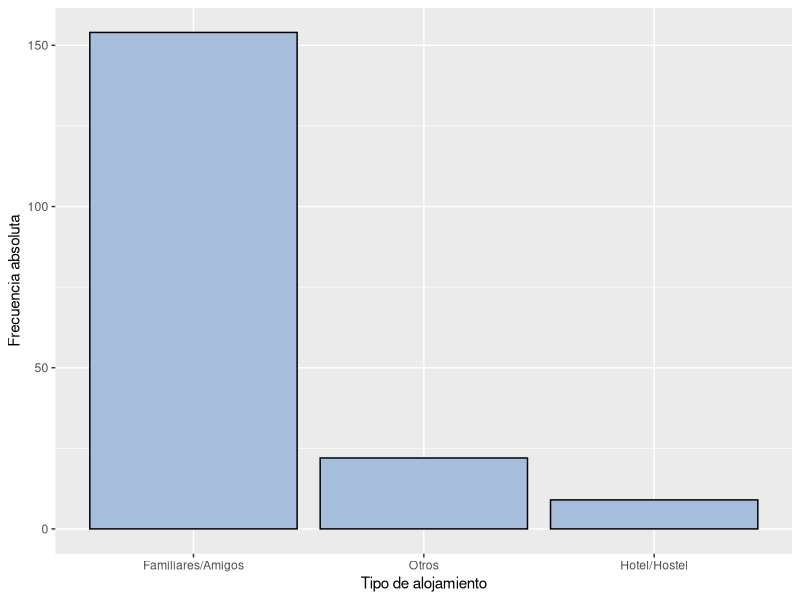
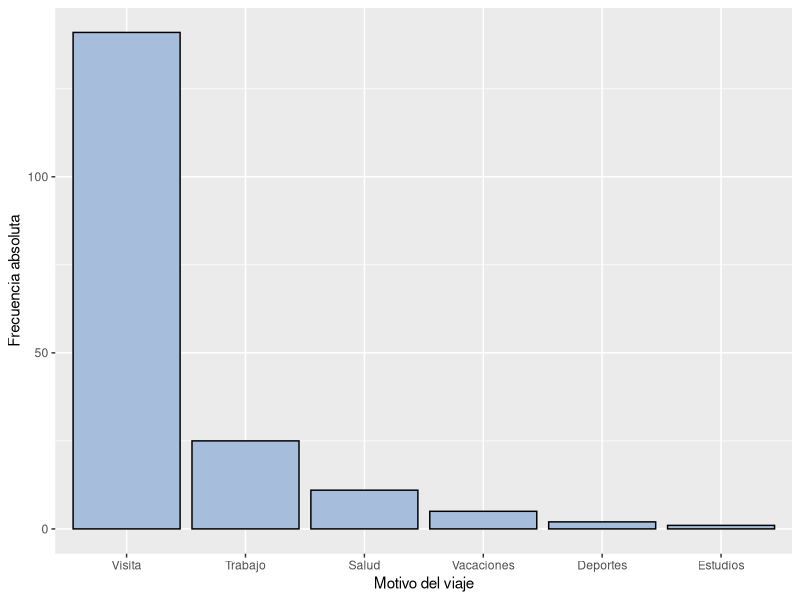
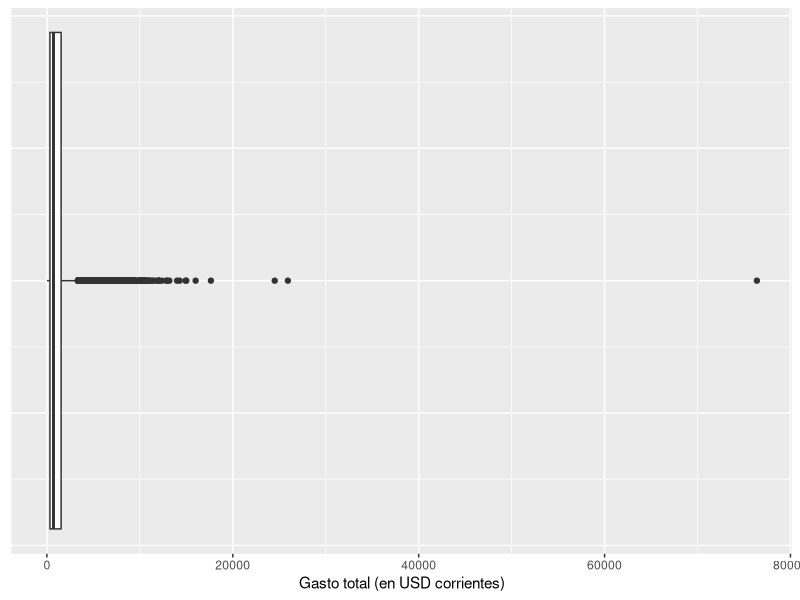
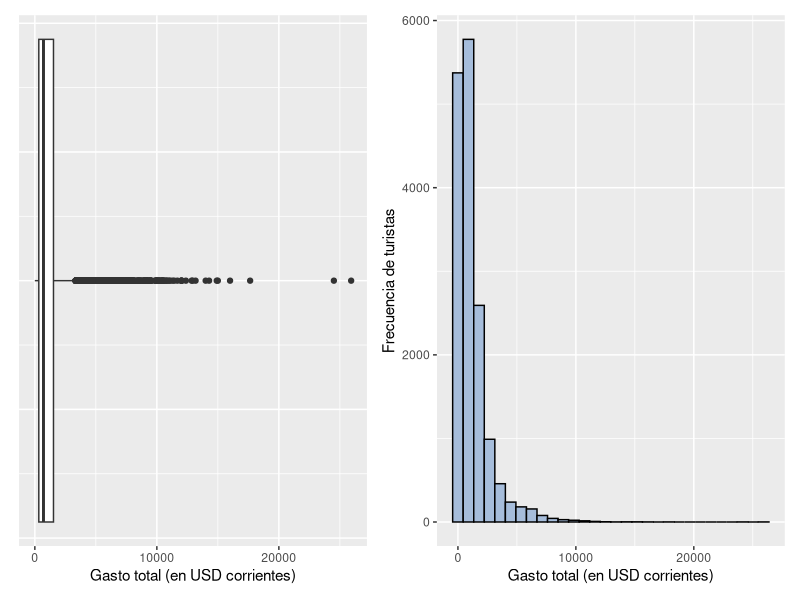
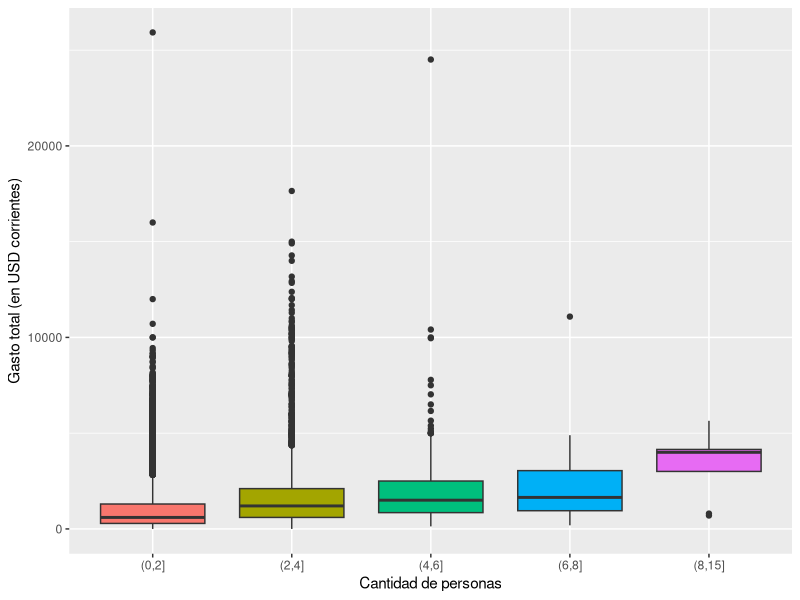
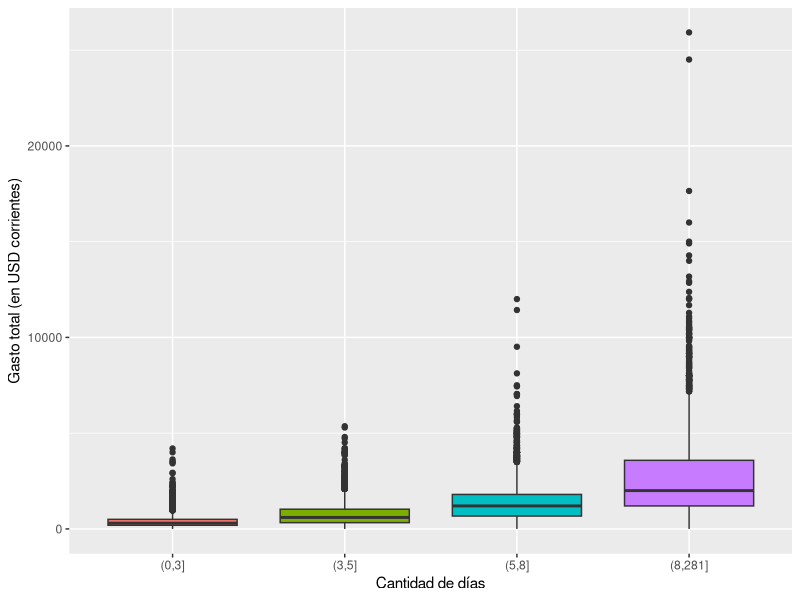
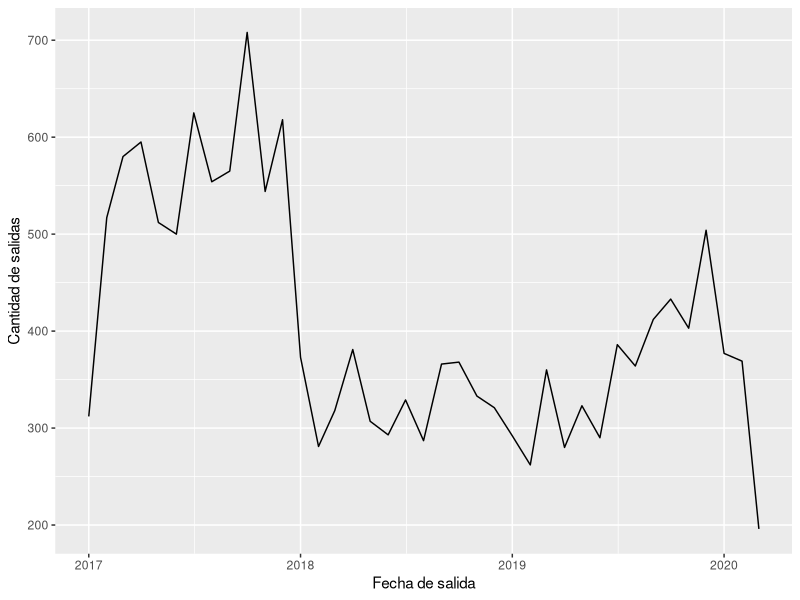
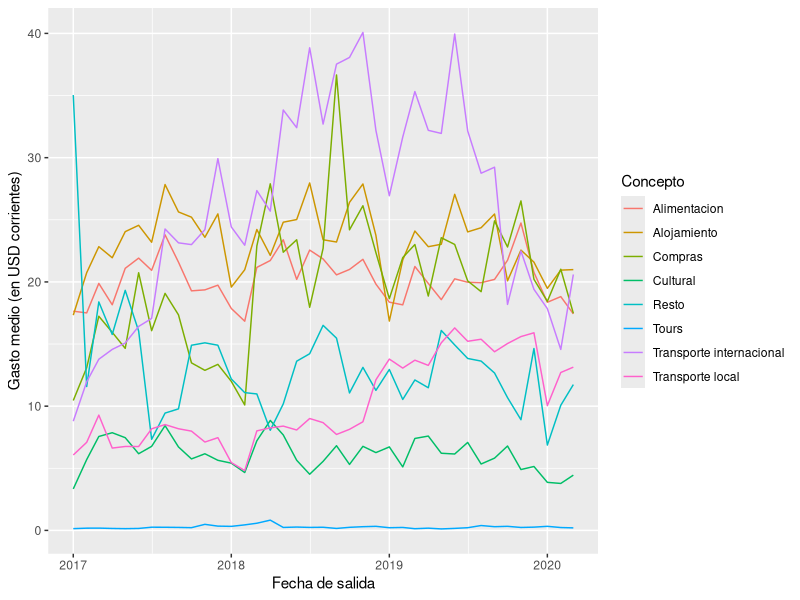

Write the R code that produced these figures, in order.
## ---- chunk 1

knitr::opts_chunk$set(echo = TRUE, tidy.opts = list(width.cutoff = 50), tidy = TRUE, fig.pos = 'H', out.extra = '',warning = FALSE,message = FALSE)

## ---- chunk 2

# Cargamos librerías
library(tidyverse)
library(readxl)
library(lubridate)
library(forcats)
library(ggplot2)
library(here)
library(patchwork)

## ---- chunk 3

# Cargamos los datos
emisivo <- read_excel(here("Datos","emisivo.xlsx"))
summary(emisivo)
names(emisivo)

## ---- chunk 4

# Comprobamos que la variable "Pais" corresponde a la nacionalidad del viajero
# Dado que a cada código le corresponde un único país, confirmamos que ambas variables
# contienen la misma información
table(emisivo$IdNacionalidad,emisivo$Pais)

## ---- chunk 5

# Seleccionamos la variables de interés
datos <- emisivo %>% 
  select("Transporte Internacional de Salida", 
         "FechaSalida","Pais","Motivo","IdOcupacion","Ocupacion",
         "Estudio","Destino","Alojamiento","Gente",
         "Estadia","GastoTotal","GastoAlojamiento",
         "GastoAlimentacion","GastoTransporteInternac",
         "GatoTransporteLocal","GastoCultural","GastoTours",
         "GastoCompras","GastoResto")
names(datos) <- c("Transp_int_salida","Fecha_salida","Pais",
                  "Motivo","IdOcupacion","Ocupacion","Estudio","Destino",
                  "Alojamiento","Gente","Estadia","Gasto_total",
                  "Gasto_alojamiento","Gasto_alimentacion","Gasto_transp_int",
                  "Gasto_transp_local","Gasto_cultural","Gasto_tours",
                  "Gasto_compras","Gasto_resto")
# Filtramos a los turistas de Uruguay
datos <- datos %>% 
  filter(Pais=="Uruguay")
## ---- chunk 6

# Analizamos las observaciones con gasto nulo
#summary(datos$Gasto_total)
datos %>% 
  filter(Gasto_total==0) %>% 
  mutate(Alojamiento_rec=case_when(Alojamiento %in% c("Appart Hotel",
                                                      "Hotel",
                                                      "Hostel") ~ "Hotel/Hostel",
                                   Alojamiento == c("Cabañas, Bungalows",
                                                    "Vivienda Arrendada") ~ "Alquiler",
                                   Alojamiento == "Vivienda Propia" ~ "Vivienda propia",
                                   Alojamiento == "Camping" ~ "Camping",
                                   Alojamiento == "Barco, Yate, Crucero" ~ "Yate/Crucero",
                                   Alojamiento == "Vivienda Familiares / Amigos" ~ "Familiares/Amigos",
                                   TRUE ~ "Otros")) %>%
  ggplot() + 
  geom_bar(aes(x=fct_infreq(Alojamiento_rec)),fill="#a6bddb",col="black") +
  labs(x="Tipo de alojamiento",
       y="Frecuencia absoluta")

## ---- chunk 7

datos %>% 
  filter(Gasto_total==0) %>% 
  mutate(Motivo_rec=case_when(Motivo == "Compras" ~ "Compras",
                              Motivo == "Deportivo" ~ "Deportes",
                              Motivo == "Estudios" ~ "Estudios",
                              Motivo %in% c("Negocios, Profesion",
                                            "Trabajo remunerado Destino") ~ "Trabajo",
                              Motivo == "Ocio, Recreo, Vacaciones" ~ "Vacaciones",
                              Motivo == "Visita familiares / amigos" ~ "Visita",
                              TRUE ~ "Salud")) %>%
  ggplot() +
  geom_bar(aes(x=fct_infreq(Motivo_rec)),fill="#a6bddb",col="black") +
  labs(x="Motivo del viaje",
       y="Frecuencia absoluta")

## ---- chunk 8

datos %>% 
  ggplot() +
  geom_boxplot(aes(x=Gasto_total)) +
  labs(x="Gasto total (en USD corrientes)") +
  theme(axis.text.y = element_blank(),
        axis.ticks.y = element_blank())

## ---- chunk 9

# Analizamos el dato atípico
datos %>% 
  filter(Gasto_total>70000) %>% 
  select(Gasto_total,Estadia,Gente,Destino) %>% 
  mutate(gasto_diario_persona=Gasto_total/(Estadia*Gente))

## ---- chunk 10

# Eliminamos el punto más extremo
datos <- datos %>% 
  filter(Gasto_total<30000)

## ---- chunk 11

# Volvemos a hacer el gráfico de caja (seguimos teniendo muchos datos atípicos)
boxplot_sin_outliers <- datos %>% 
  ggplot() +
  geom_boxplot(aes(x=Gasto_total)) +
  labs(x="Gasto total (en USD corrientes)") +
  theme(axis.text.y = element_blank(),
        axis.ticks.y = element_blank())
# Hacemos el histograma
histograma <- datos %>% 
  ggplot( mapping = aes(x = Gasto_total)) +
  geom_histogram(bins = 30, col = "black", position = 'identity', fill="#a6bddb")  +
  labs(x="Gasto total (en USD corrientes)", y="Frecuencia de turistas")

## ---- chunk 12

boxplot_sin_outliers+histograma

## ---- chunk 13

# Analizamos el gasto total en función de la cantidad de personas
quantile(datos$Gente,probs = c(0.25,0.5,0.75,1))
datos %>% 
  mutate(tramos_personas=cut(Gente,breaks=c(0,2,4,6,8,15))) %>% 
  ggplot() +
  geom_boxplot(aes(x=reorder(tramos_personas,Gasto_total),
                   y=Gasto_total,
                   fill=tramos_personas)) +
  theme(legend.position ="none") +
  labs(x="Cantidad de personas",
       y="Gasto total (en USD corrientes)")

## ---- chunk 14

# Analizamos el gasto total en función de los días de estadía
quantile(datos$Estadia,probs = c(0.25,0.5,0.75,1))
datos %>% 
  mutate(tramos_estadia=cut(Estadia,
                             breaks=c(0,quantile(datos$Estadia,probs = c(0.25,0.5,0.75,1))))) %>% 
  ggplot() +
  geom_boxplot(aes(x=reorder(tramos_estadia,Gasto_total),
                   y=Gasto_total,
                   fill=tramos_estadia)) +
  theme(legend.position ="none") +
  labs(x="Cantidad de días",
       y="Gasto total (en USD corrientes)")

## ---- chunk 15

# Trabajamos con el gasto total promedio por persona y por día
datos <- datos %>% 
  mutate(gasto_persona_diario=Gasto_total/(Estadia*Gente),
         alojamiento_persona_diario=Gasto_alojamiento/(Estadia*Gente),
         alimentacion_persona_diario=Gasto_alimentacion/(Estadia*Gente),
         transint_persona_diario=Gasto_transp_int/(Estadia*Gente),
         transloc_persona_diario=Gasto_transp_local/(Estadia*Gente),
         cultural_persona_diario=Gasto_cultural/(Estadia*Gente),
         tours_persona_diario=Gasto_tours/(Estadia*Gente),
         compras_persona_diario=Gasto_compras/(Estadia*Gente),
         resto_persona_diario=Gasto_resto/(Estadia*Gente))

## ---- chunk 16

# Nos interesa trabajar con datos desde 2017
datos <- datos %>% 
  filter(year(Fecha_salida)!=2016)

# Evolución del turismo emisivo entre enero de 2017 y marzo de 2020
datos %>% 
  count(salida_anio_mes=round_date(Fecha_salida,"month")) %>% 
  ggplot()+
  geom_line(aes(x=salida_anio_mes,y=n)) +
  labs(x="Fecha de salida",
       y="Cantidad de salidas")

## ---- chunk 17

# Graficamos la evolución del gasto medio por concepto por persona y por día
datos %>% 
  mutate(salida_anio_mes=round_date(Fecha_salida,"month")) %>% 
  group_by(salida_anio_mes) %>% 
  summarise("Alojamiento"=mean(alojamiento_persona_diario),
            "Alimentacion"=mean(alimentacion_persona_diario),
            "Transporte internacional"=mean(transint_persona_diario),
            "Transporte local"=mean(transloc_persona_diario),
            "Cultural"=mean(cultural_persona_diario),
            "Tours"=mean(tours_persona_diario),
            "Compras"=mean(compras_persona_diario),
            "Resto"=mean(resto_persona_diario)) %>% 
  pivot_longer(cols = Alojamiento:Resto,
               names_to = "tipo",values_to = "gasto_medio") %>% 
  ggplot() +
  geom_line(aes(x=salida_anio_mes,y=gasto_medio,color=tipo)) +
  labs(x="Fecha de salida",
       y="Gasto medio (en USD corrientes)",
       color="Concepto")

## ---- chunk 18

# Extraemos la tendencia de las series
desest <- datos %>% 
  mutate(salida_anio_mes=round_date(Fecha_salida,"month")) %>% 
  group_by(salida_anio_mes) %>% 
  summarise("Alojamiento"=mean(alojamiento_persona_diario),
            "Alimentacion"=mean(alimentacion_persona_diario),
            "Transporte internacional"=mean(transint_persona_diario),
            "Transporte local"=mean(transloc_persona_diario),
            "Cultural"=mean(cultural_persona_diario),
            "Tours"=mean(tours_persona_diario),
            "Compras"=mean(compras_persona_diario),
            "Resto"=mean(resto_persona_diario)) %>% 
  arrange(salida_anio_mes)
alojamiento <- ts(desest$Alojamiento,start=c(2017,1),end = c(2020,3),frequency = 12)
alojamiento <- alojamiento %>% 
  stl("periodic")
alojamiento <- as.data.frame(alojamiento$time.series)
alojamiento <- alojamiento %>% 
  select(trend) %>% 
  rename("alojamiento_tend"="trend")
alimentacion <- ts(desest$Alimentacion,start=c(2017,1),end = c(2020,3),frequency = 12)
alimentacion <- alimentacion %>% 
  stl("periodic")
alimentacion <- as.data.frame(alimentacion$time.series)
alimentacion <- alimentacion %>% 
  select(trend) %>% 
  rename("alimentacion_tend"="trend")
trans_int <- ts(desest$`Transporte internacional`,start=c(2017,1),end = c(2020,3),frequency = 12)
trans_int <- trans_int %>% 
  stl("periodic")
trans_int <- as.data.frame(trans_int$time.series)
trans_int <- trans_int %>% 
  select(trend) %>% 
  rename("trans_int_tend"="trend")
trans_loc <- ts(desest$`Transporte local`,start=c(2017,1),end = c(2020,3),frequency = 12)
trans_loc <- trans_loc %>% 
  stl("periodic")
trans_loc <- as.data.frame(trans_loc$time.series)
trans_loc <- trans_loc %>% 
  select(trend) %>% 
  rename("trans_loc_tend"="trend")
cultural <- ts(desest$Cultural,start=c(2017,1),end = c(2020,3),frequency = 12)
cultural <- cultural %>% 
  stl("periodic")
cultural <- as.data.frame(cultural$time.series)
cultural <- cultural %>% 
  select(trend) %>% 
  rename("cultural_tend"="trend")
tours <- ts(desest$Tours,start=c(2017,1),end = c(2020,3),frequency = 12)
tours <- tours %>% 
  stl("periodic")
tours <- as.data.frame(tours$time.series)
tours <- tours %>% 
  select(trend) %>% 
  rename("tours_tend"="trend")
compras <- ts(desest$Compras,start=c(2017,1),end = c(2020,3),frequency = 12)
compras <- compras %>% 
  stl("periodic")
compras <- as.data.frame(compras$time.series)
compras <- compras %>% 
  select(trend) %>% 
  rename("compras_tend"="trend")
resto <- ts(desest$Resto,start=c(2017,1),end = c(2020,3),frequency = 12)
resto <- resto %>% 
  stl("periodic")
resto <- as.data.frame(resto$time.series)
resto <- resto %>% 
  select(trend) %>% 
  rename("resto_tend"="trend")
desest <- cbind(desest,alojamiento,alimentacion,trans_int,trans_loc,cultural,tours,compras,resto)

## ---- chunk 19

# Graficamos las series con las tendencias
desest %>%
  pivot_longer(cols = alojamiento_tend:resto_tend,
               names_to = "tipo",values_to = "gasto_tend") %>% 
  mutate(tipo=recode(tipo,"alimentacion_tend"="Alimentación",
                     "alojamiento_tend"="Alojamiento",
                     "compras_tend"="Compras",
                     "cultural_tend"="Cultural",
                     "resto_tend"="Resto",
                     "tours_tend"="Tours",
                     "trans_int_tend"="Transporte internacional",
                     "trans_loc_tend"="Transporte local")) %>% 
  ggplot() +
  geom_line(aes(x=salida_anio_mes,y=gasto_tend,color=tipo)) +
  labs(x="Fecha de salida",
       y="Tendencia del gasto medio (en USD corrientes)",
       color="Concepto")
## ---- chunk 20

# Es posible que la caída en el gasto en transporte internacional
# se deba al aumento de los viajes a Argentina
datos %>% 
  mutate(salida_anio_mes=round_date(Fecha_salida,"month")) %>% 
  group_by(salida_anio_mes,Destino) %>% 
  summarise(n=n()) %>% 
  ggplot()+
  geom_line(aes(x=salida_anio_mes,y=n,group=Destino)) +
  labs(x="Fecha",
       y="Cantidad de salidas") +
  facet_wrap(~Destino)

## ---- chunk 21

# Deflactamos el gasto medio en dólares corrientes por el IPC de Estados Unidos
# para obtener el gasto en términos reales
ipc_usa <- read_csv(here("Datos","IPC_USA.csv"))
ipc_usa <- ipc_usa %>% 
  rename("salida_anio_mes"="DATE",
         "ipc_usa"="CPIAUCNS")

# La inflación de Estados Unidos fue baja entre 2017 y 2020, por lo que los resultados no cambian mucho

datos %>% 
  mutate(salida_anio_mes=round_date(Fecha_salida,"month")) %>% 
  group_by(salida_anio_mes) %>% 
  summarise("Alojamiento"=mean(alojamiento_persona_diario),
            "Alimentacion"=mean(alimentacion_persona_diario),
            "Transporte internacional"=mean(transint_persona_diario),
            "Transporte local"=mean(transloc_persona_diario),
            "Cultural"=mean(cultural_persona_diario),
            "Tours"=mean(tours_persona_diario),
            "Compras"=mean(compras_persona_diario),
            "Resto"=mean(resto_persona_diario)) %>% 
  pivot_longer(cols = Alojamiento:Resto,
               names_to = "tipo",values_to = "gasto_medio") %>% 
  left_join(ipc_usa) %>% 
  mutate(gasto_real=(gasto_medio/ipc_usa)*100) %>% 
  ggplot() +
  geom_line(aes(x=salida_anio_mes,y=gasto_real,color=tipo)) +
  labs(x="Fecha de salida",
       y="Gasto medio (en USD real)",
       color="Concepto")

## ---- chunk 22

# Para mejorar la visualización, se elimina dato atípico
datos %>%
  mutate(Destino_rec=case_when(Destino %in% c("Argentina","Brasil", "Chile", "Paraguay", "Resto Sud America") ~ "Sudamérica",
                           Destino == "Africa" ~ "África",
                           Destino %in% c("Asia del Este y Pacifico","Asia Meridional","Oriente Medio") ~ "Asia",
                           Destino == "Centro y Norte America" ~ "Norte y \n Centroamérica",
                           Destino %in% c("Otros","Sin Datos") ~ "Otros/ \n Sin datos",
                           Destino == "Europa" ~ "Europa")) %>%
  filter(gasto_persona_diario < 4000) %>%  
  ggplot() +
  geom_boxplot(aes(x=reorder(Destino_rec,gasto_persona_diario),
                   y=gasto_persona_diario,
                   fill=Destino_rec)) +
  labs(x="Destino",  y="Gasto diario por persona (USD corrientes)") +
  theme(legend.position = "none")

## ---- chunk 23

datos %>%
  mutate(Estudio_rec=case_when(Estudio == "Primaria incompleta" ~ "Sin primaria",
                               Estudio %in% c("Primaria completa",  "Secundaria incompleta") ~ "Primaria",
                               Estudio %in% c("Secundaria completa", "Terciaria incompleta") ~ "Secundaria",
                               Estudio == "Terciaria completa" ~ "Terciaria",
                               TRUE ~ "Otros/Sin datos")) %>% 
     filter(gasto_persona_diario < 4000) %>%  
  ggplot() +
  geom_boxplot(aes(x=reorder(Estudio_rec,gasto_persona_diario),
                   y=gasto_persona_diario,
                   fill=Estudio_rec)) +
  labs(x="Nivel educativo máximo",y="Gasto diario por persona (USD corrientes)") +
  theme(legend.position = "none")

## ---- chunk 24

datos %>%
  mutate(Ocupacion_rec=case_when(IdOcupacion %in% 1:5 ~ "Inactivo",
                                 IdOcupacion==8 ~ "Desocupado",
                                 IdOcupacion %in% 11:21 ~ "Ocupado",
                                 IdOcupacion %in%  c(0,9) | c(22,99)    ~ "Otros/Sin datos")) %>% 
     filter(gasto_persona_diario  <4000) %>% 
  ggplot() +
  geom_boxplot(aes(x=reorder(Ocupacion_rec,gasto_persona_diario), y=gasto_persona_diario,
                   fill=Ocupacion_rec)) +
  labs(x="Ocupación",  y="Gasto diario por persona (USD corrientes)") +
  theme(legend.position = "none")

## ---- chunk 25

datos %>% 
  mutate(Motivo_rec=case_when(Motivo == "Compras" ~ "Compras",
                              Motivo == "Deportivo" ~ "Deportes",
                              Motivo == "Estudios" ~ "Estudios",
                              Motivo %in% c("Negocios, Profesion", "Trabajo remunerado Destino") ~ "Trabajo",
                              Motivo == "Ocio, Recreo, Vacaciones" ~ "Vacaciones",
                              Motivo == "Tratamiento Salud" ~ "Salud",
                              Motivo == "Visita familiares / amigos" ~ "Visita",
                              TRUE ~ "Otros")) %>%
     filter(gasto_persona_diario  <4000) %>% 
  ggplot() +
  geom_boxplot(aes(x=reorder(Motivo_rec,gasto_persona_diario),
                   y=gasto_persona_diario,
                   fill=Motivo_rec)) +
  labs(x="Motivo del viaje",   y="Gasto diario por persona (USD corrientes)") +
  theme(legend.position = "none")

## ---- chunk 26

datos %>% 
  mutate(Alojamiento_rec=case_when(Alojamiento %in% c("Appart Hotel","Hotel", "Hostel") ~ "Hotel/Hostel",
                                   Alojamiento == c("Cabañas, Bungalows", "Vivienda Arrendada") ~ "Alquiler",
                                   Alojamiento == "Vivienda Propia" ~ "Vivienda \n propia",
                                   Alojamiento == "Camping" ~ "Camping",
                                   Alojamiento == "Barco, Yate, Crucero" ~ "Yate/ \n Crucero",
                                   Alojamiento == "Vivienda Familiares / Amigos" ~ "Familiares/ \n Amigos",
                                   TRUE ~ "Otros")) %>%
     filter(gasto_persona_diario < 4000) %>% 
  ggplot() +
  geom_boxplot(aes(x=reorder(Alojamiento_rec,gasto_persona_diario),
                   y=gasto_persona_diario,
                   fill=Alojamiento_rec)) +
  labs(x="Tipo de alojamiento",     y="Gasto diario por persona (USD corrientes)") +
  theme(legend.position = "none")

